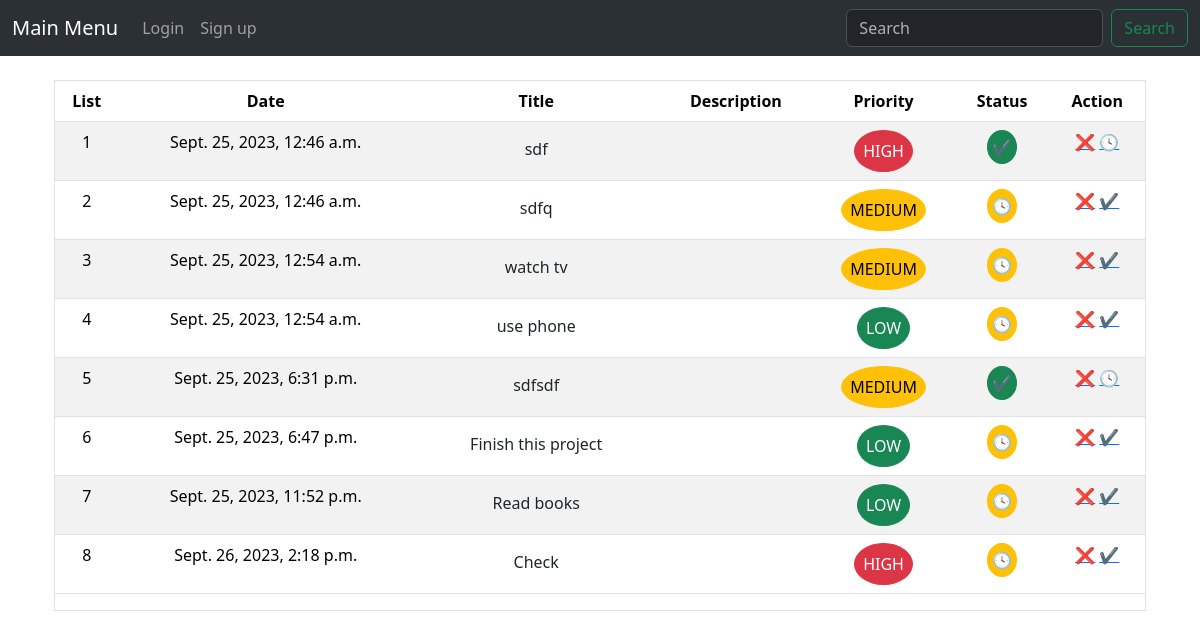
Screenshot of /adminwatch/1 with the database file from the repository.
### app/models.py (models this page shows)
class todo(models.Model):
    status_choices = [("C", "Completed"), ("P", "Pending")]
    priority_choices = [
        ("1", "High"),
        ("2", "Medium"),
        ("3", "Low"),
    ]
    title = models.CharField(max_length=30)
    status = models.CharField(max_length=2, choices=status_choices)
    date = models.DateTimeField(default=timezone.now)
    priority = models.CharField(max_length=6, choices=priority_choices)
    user = models.ForeignKey(User, on_delete=models.CASCADE)
    description = models.CharField(max_length=100)

### app/views.py (the view)
# urls.py: path("adminwatch/<int:id>", adminwatch, name="adminwatch"),
def adminwatch(request, id):
    Users = get_user_model()
    watchperson = Users.objects.get(pk=id)
    Todo = todo.objects.filter(user=watchperson)
    Context = {"todo": Todo}
    return render(request, "adminwatch.html", context=Context)

### app/templates/adminwatch.html
{% extends 'base.html' %}
{% block content %}
<div>
    <div class="container pt-4">
        <div class="row mx-auto">
            <div class="col">
                <div class="border">
                    {% if todo|length == 0 %}
                    <div class="text-center p-4">
                        <h1 class="alert alert-success">NO TASK AVAILABLE!</h1>
                    </div>
                    {%else%}
                    <table class="table table-striped text-center">
                        <thead>
                            <tr>
                                <th>List</th>
                                <th>Date</th>
                                <th>Title</th>
                                <th>Description</th>
                                <th>Priority</th>
                                <th>Status</th>
                                <th>Action</th>
                            </tr>
                        </thead>
                        <tbody>
                            {% for e in todo %}
                            <tr>
                                <td>{{ forloop.counter }}</td>
                                <td>{{ e.date }}</td>
                                <td><a href="/admindescription/{{ e.id }}" class="btn">{{ e.title }}</a></td>
                                <td>{{ e.description }}</td>
                                <td>
                                    {% if e.priority == '1' %}
                                    <a class="btn btn-danger p-2 rounded-circle" title="Completed">HIGH</a>
                                    {% elif e.priority == '2' %}
                                    <a class="btn btn-warning p-2 rounded-circle" title="Pending">MEDIUM</a>
                                    {% else %}
                                    <a class="btn btn-success p-2 rounded-circle" title="Pending">LOW</a>
                                    {%endif%}
                                </td>
                                <td>
                                    {% if e.status == 'C'%}
                                    <a class="btn btn-success p-1 rounded-circle" title="Completed">✔️</a>
                                    {%else%}
                                    <a class="btn btn-warning p-1 rounded-circle" title="Pending">🕓</a>
                                    {%endif%}
                                </td>
                                <td><a href="/delete-task/{{ e.id }}" class="btn-danger" title="Delete">❌</a>
                                    {%if e.status == 'P'%}
                                    <a href="/change-task/{{ e.id }}/C" class="btn-success" title="Completed">✔️</a>
                                    {% else %}
                                    <a href="/change-task/{{ e.id }}/P" class="btn-success" title="Pending">🕓</a>
                                    {%endif%}
                                </td>
                            </tr>
                            {% endfor %}
                        </tbody>
                    </table>
                    {%endif%}
                </div>
            </div>
        </div>
    </div>
</div>
{% endblock %}

### app/templates/base.html (shortened to what this page needs)
<!doctype html>
<html lang="en">
<head>
    <link href="https://cdn.jsdelivr.net/npm/bootstrap@5.3.2/dist/css/bootstrap.min.css" rel="stylesheet"
>
</head>
<body>
    <nav class="navbar navbar-expand-lg bg-body-tertiary" data-bs-theme="dark">
        <div class="container-fluid">
            <a class="navbar-brand" href="#">Main Menu</a>
            <div class="collapse navbar-collapse" id="navbarSupportedContent">
                <ul class="navbar-nav me-auto mb-2 mb-lg-0">
                    {% if request.user.is_authenticated %}
                    <li class="nav-item dropdown">
                        <a class="nav-link dropdown-toggle" href="#" role="button" data-bs-toggle="dropdown"
                            aria-expanded="false">
                            👤{{user}}
                        </a>
                        <ul class="dropdown-menu">
                            <li class="nav-item">
                                <a class="nav-link" href="/">Home</a>
                            </li>
                            {% if request.user.is_superuser %}
                            <li class="nav-item">
                                <a class="nav-link" href="/adminpanel">Admin Panel</a>
                            </li>
                            {%endif%}
                            <li class="nav-item">
                                <a class="nav-link" href="/addtodo">Add task</a>
                            </li>
                            <li class="nav-item">
                                <a class="nav-link" href="/logout">Logout</a>
                            </li>
                        </ul>
                    </li>
                    <li class="nav-item dropdown">
                        <a class="nav-link dropdown-toggle" href="#" role="button" data-bs-toggle="dropdown"
                            aria-expanded="false">
                            Filter
                        </a>
                        <ul class="dropdown-menu">
                            <li class="nav-item">
                                <a class="nav-link" href="/filter/priority">Priority</a>
                            </li>
                            <li class="nav-item">
                                <a class="nav-link" href="/filter/creation">Creation Date</a>
                            </li>
                            <li class="nav-item">
                                <a class="nav-link" href="/filter/pending">Pending</a>
                            </li>
                            <li class="nav-item">
                                <a class="nav-link" href="/filter/completed">Completed</a>
                            </li>
                        </ul>
                    </li>
                    {%else%}
                    <li class="nav-item">
                        <a class="nav-link" href="/login">Login</a>
                    </li>
                    <li class="nav-item">
                        <a class="nav-link" href="/signup">Sign up</a>
                    </li>
                    {%endif%}
                </ul>
                <form class="d-flex" role="search" action="/search" method="post">
                    <input class="form-control me-2" type="search" placeholder="Search" name="search"
                        aria-label="Search">
                    <button class="btn btn-outline-success" type="submit">Search</button>
                </form>
            </div>
        </div>
    </nav>
    {% block content %}
    {% endblock %}
</body>
</html>

### rows the page displays
todo: date "Sept. 25, 2023, 12:46 a.m.", title "sdf", priority "HIGH"
todo: date "Sept. 25, 2023, 12:46 a.m.", title "sdfq", priority "MEDIUM"
todo: date "Sept. 25, 2023, 12:54 a.m.", title "watch tv", priority "MEDIUM"
todo: date "Sept. 25, 2023, 12:54 a.m.", title "use phone", priority "LOW"
todo: date "Sept. 25, 2023, 6:31 p.m.", title "sdfsdf", priority "MEDIUM"
todo: date "Sept. 25, 2023, 6:47 p.m.", title "Finish this project", priority "LOW"
todo: date "Sept. 25, 2023, 11:52 p.m.", title "Read books", priority "LOW"
todo: date "Sept. 26, 2023, 2:18 p.m.", title "Check", priority "HIGH"
